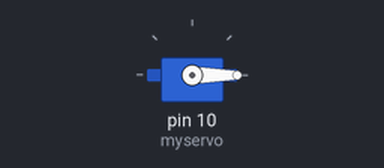
This sketch was run on a simulated Arduino Uno, built with avr-gcc and run on an emulated ATmega328P. Parts: servo.

Above: at 0.05 s.
At 4.45 s:
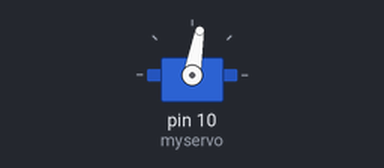
At 8.95 s:
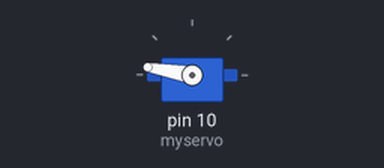
At 17.95 s:
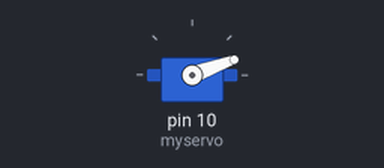
Timing chart, 0 to 24.7 s (numbered marks = the images above):
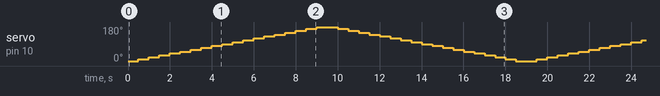

The sketch:

8.servo.ino
```cpp
#include <Servo.h>
Servo myservo;
void setup() {
  myservo.attach(10);
}
void loop() {
  for (int pos = 0; pos <= 180; pos += 10) {
    myservo.write(pos);
    delay(500);  // Reduced delay
  }
  for (int pos = 180; pos >= 0; pos -= 10) {
    myservo.write(pos);
    delay(500);  // Reduced delay
  }
}
```
